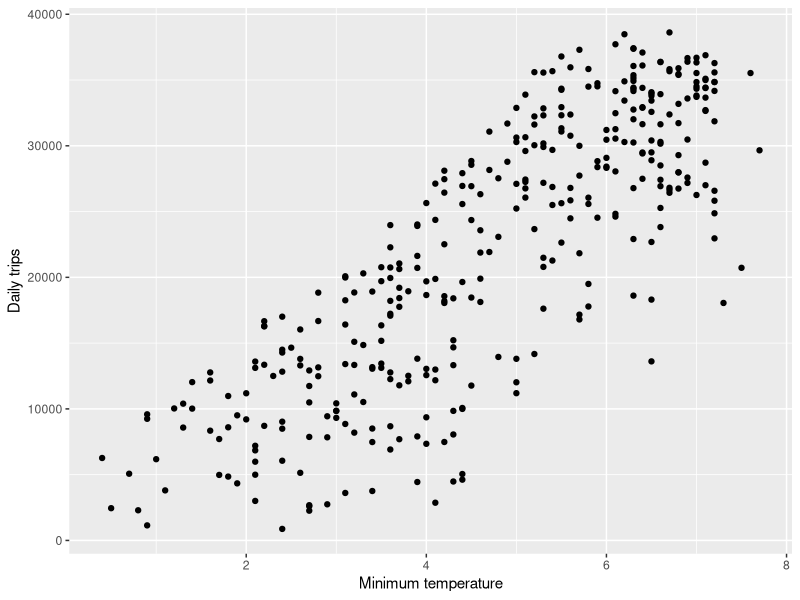
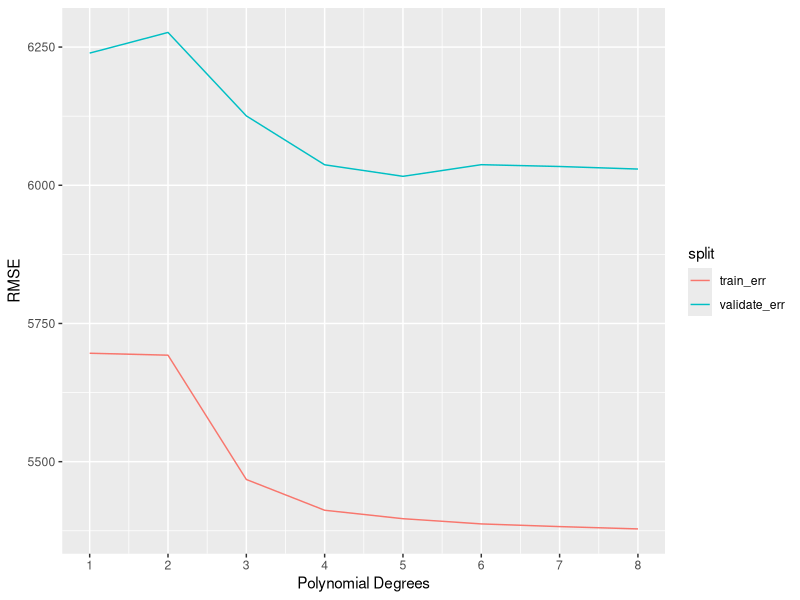
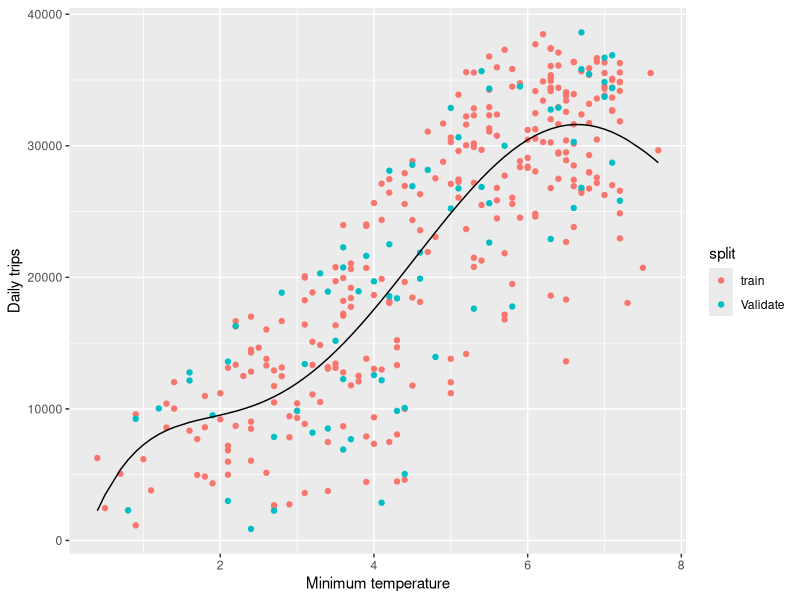
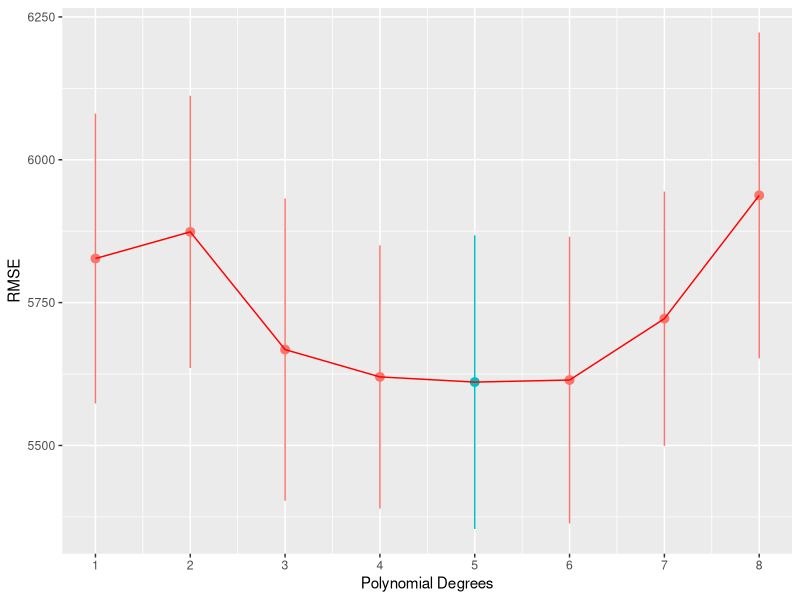

Generate these figures, in order, with R:
# set up
RNGkind(sample.kind = "Rounding")
library(tidyverse)
library(scales)
library(modelr)
library(caTools)
trips_per_day <- read_tsv('trips_per_day.tsv')
head(trips_per_day)
trips_per_day %>% 
  ggplot(aes(x = tmin, y= num_trips))+
  geom_point() +
  xlab("Minimum temperature") +
  ylab("Daily trips") +
  scale_y_continuous()



# Cross-validation

# split the data into two parts, 80% train, 20% validate.
# we should have three sets of data, train, validation, test.
# in this case, think about we test the model on a new data set that we don't know yet

set.seed(42)

num_days <- nrow(trips_per_day)
frac_train <- 0.8
num_train <- floor(num_days*frac_train)
ndx <- sample(1:num_days, num_train, replace = F ) # get the index of rows that belong to train
trips_per_day_train <- trips_per_day[ndx,]
trips_per_day_validate <- trips_per_day[-ndx,]

# another method to split data
# use sample.split from caTools to split data
sample <- sample.split(trips_per_day$num_trips, SplitRatio = 0.8)
train <- subset(trips_per_day,sample == T)
validation <- subset(trips_per_day, sample == F)


# evaluste models from degrees 1 up tp 8

K <- 1:8
train_err <- c()
validate_err <- c()
for (k in K){
  # fit on the training data
  model <- lm(num_trips ~ poly(tmin, k, raw = T), trips_per_day_train)
  
  # evaluate on the training data
  # RMSE-> root mean square error. sqrt( (predict-truth)^2 /number of data )
  train_err[k] <- sqrt(mean((predict(model, trips_per_day_train)-trips_per_day_train$num_trips)^2))
  validate_err[k] <- sqrt(mean((predict(model, trips_per_day_validate ) - trips_per_day_validate$num_trips)^2))
}


plot_data <- data.frame(K, train_err, validate_err) %>% 
  gather("split","error",-K)

ggplot(plot_data, aes(x=K, y = error, color = split)) +
  geom_line() +
  scale_x_continuous(breaks = K) +
  xlab('Polynomial Degrees') +
  ylab('RMSE')


# from the graph we see that validation error bottom up at for a fifth degree polynomial
# create a model at fifth degree polynomial

model <- lm(num_trips~poly(tmin, 5, raw = T), data = trips_per_day_train)

trips_per_day_train <- trips_per_day_train %>% 
  add_predictions(model) %>% 
  mutate(split = "train") # add a column that contains the string "train", like a label 

trips_per_day_validate <- trips_per_day_validate %>% 
  add_predictions(model) %>% # the predicted value are stored in a column called pred
  mutate(split = "Validate")
plot_data <- bind_rows(trips_per_day_train, trips_per_day_validate)
ggplot(plot_data, aes(x=tmin, y = num_trips)) +
  geom_point(aes(color = split)) +
  geom_line(aes(y=pred)) +
  xlab("Minimum temperature") +
  ylab("Daily trips") +
  scale_y_continuous()

# to make any comments on this model, we must run the model on a new set of data( not from training or validate)


## k-fold cross validation


set.seed(4)
num_folds <- 5
num_days <- nrow(trips_per_day)
ndx <- sample(1:num_days, num_days, replace=F)# we only want 292 data points, why? there are 365 from the data set
trips_per_day <- trips_per_day[ndx,] %>% 
  mutate(fold = (row_number()%%num_folds)+1)

nrow(trips_per_day)
K <- 1:8
avg_validate_err <- c()
se_validate_err <- c()
for (k in K){# k is for degree of polynomial
  validate_err <- c()
  for ( f in 1:num_folds){
    # training data
    trips_per_day_train <- filter(trips_per_day, fold !=f)# training data are those not in fold f
    # fit training data
    model <- lm(num_trips ~ poly(tmin, k, raw = T), data = trips_per_day_train)
    
    #get validation data
    trips_per_day_validate <- filter(trips_per_day, fold == f)
    # evaluate on the validation data
    validate_err[f] <- sqrt(mean((predict(model, trips_per_day_validate)-trips_per_day_validate$num_trips)^2))
    
  }
  avg_validate_err[k] <- mean(validate_err)
  se_validate_err[k] <- sd(validate_err)/ sqrt(num_folds)
}

# plot the results

plot_data <- data.frame(K, avg_validate_err, se_validate_err)

ggplot(plot_data, aes(x=K, y=avg_validate_err))+
  geom_pointrange(aes(ymin = avg_validate_err-se_validate_err,
                      ymax = avg_validate_err+se_validate_err,
                      color = avg_validate_err == min(avg_validate_err))) +
  geom_line(color = "red")+
  scale_x_continuous(breaks = 1:12)+
  theme(legend.position = "none")+
  xlab('Polynomial Degrees') +
  ylab('RMSE')
